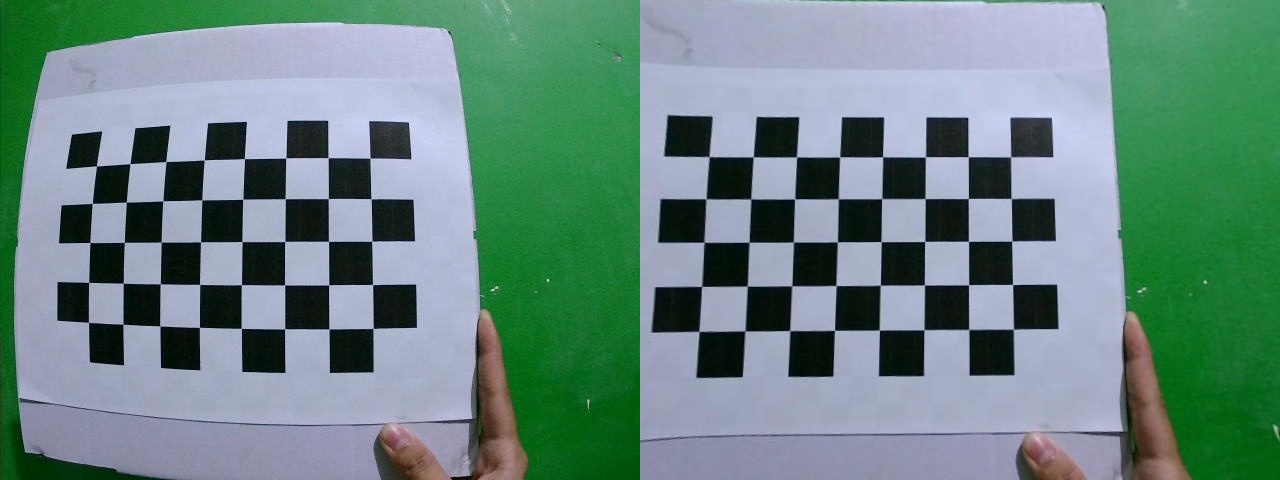
#> input picture validation_right.jpg, 1280 x 480 px, given in place of dataset.mp4, which was not available
$ python stereo_to_kitti.py   (older library calls are emulated)
#> lines starting #> are read from the running program, lines starting #| are printed output that depends on the picture; after the words box and inside, x2 and y2 are one past the last pixel; in counts of white or black regions, pixels touching at a corner belong together; pictures that were not available may be replaced by others from this repository, and a replacement may not be noted
# stereo_to_kitti.py
import os
import json
import cv2
import numpy as np

# ==== Global Constants ====
VIDEO_PATH = "./video/raw/dataset.mp4"
CALIB_PATH = "./camera_calibration_results.json"
OUTPUT_BASE = "./dataset/kitti_001"

# ==== Utility Functions ====

def load_calibration(json_path):
#> called with json_path = './camera_calibration_results.json'
    with open(json_path, 'r') as f:
#> (reads camera_calibration_results.json from the repository)
        calib = json.load(f)
    required_keys = ['mtx_left', 'dist_left', 'mtx_right', 'dist_right', 'R', 'T', 'Q']
    for key in required_keys:
        if key not in calib:
            raise ValueError(f"Calibration file missing key: {key}")
    return calib


def setup_kitti_folder(base_folder):
    os.makedirs(os.path.join(base_folder, 'image_2'), exist_ok=True)
    os.makedirs(os.path.join(base_folder, 'image_3'), exist_ok=True)
    os.makedirs(os.path.join(base_folder, 'velodyne'), exist_ok=True)


def rectify_images(left_img, right_img, calib):
    h, w = left_img.shape[:2]
    mtx_left = np.array(calib['mtx_left'])
    dist_left = np.array(calib['dist_left'])
    mtx_right = np.array(calib['mtx_right'])
    dist_right = np.array(calib['dist_right'])
    R = np.array(calib['R'])
    T = np.array(calib['T'])

    # Rectify images ensuring output resolution remains at 640x480
    new_size = (640, 480)

    R1, R2, P1, P2, Q, _, _ = cv2.stereoRectify(
        mtx_left, dist_left, mtx_right, dist_right, new_size, R, T, alpha=0
    )

    # Compute rectification maps
    map1x, map1y = cv2.initUndistortRectifyMap(mtx_left, dist_left, R1, P1, new_size, cv2.CV_16SC2)
    map2x, map2y = cv2.initUndistortRectifyMap(mtx_right, dist_right, R2, P2, new_size, cv2.CV_16SC2)

    # Apply remap to get rectified images
    left_rectified = cv2.remap(left_img, map1x, map1y, interpolation=cv2.INTER_LINEAR)
    right_rectified = cv2.remap(right_img, map2x, map2y, interpolation=cv2.INTER_LINEAR)

    return left_rectified, right_rectified, Q


def compute_disparity(left_rect, right_rect):
    stereo = cv2.StereoSGBM_create(
        minDisparity=0,
        numDisparities=64,  # must be divisible by 16
        blockSize=9,
        P1=8 * 1 * 9 ** 2,
        P2=32 * 1 * 9 ** 2,
        disp12MaxDiff=1,
        uniquenessRatio=10,
        speckleWindowSize=100,
        speckleRange=32
    )
    disparity = stereo.compute(left_rect, right_rect).astype(np.float32) / 16.0
    return disparity


def save_kitti_image(img, path):
    cv2.imwrite(path, img)


def save_kitti_velodyne(points_3d, path):
    mask = (points_3d[:, :, 2] > 0) & (np.isfinite(points_3d[:, :, 2]))
    points = points_3d[mask]
    # Add dummy intensity value (e.g., 1.0)
    points_with_intensity = np.hstack((points, np.ones((points.shape[0], 1), dtype=np.float32)))
    points_with_intensity.astype(np.float32).tofile(path)


def setup_kitti_folder(base_folder_root="./dataset"):
    # List all folders that start with 'kitti_'
#> called with base_folder_root = './dataset'
    existing = [d for d in os.listdir(base_folder_root) if d.startswith('kitti_') and os.path.isdir(os.path.join(base_folder_root, d))]

    # Extract numbers
    numbers = []
    for name in existing:
        try:
            numbers.append(int(name.split('_')[1]))
        except (IndexError, ValueError):
            pass  # Ignore folders not matching pattern

    next_number = (max(numbers) + 1) if numbers else 1
    new_folder_name = f'kitti_{next_number:03d}'
    new_folder_path = os.path.join(base_folder_root, new_folder_name)

    os.makedirs(os.path.join(new_folder_path, 'image_2'), exist_ok=True)
    os.makedirs(os.path.join(new_folder_path, 'image_3'), exist_ok=True)
    os.makedirs(os.path.join(new_folder_path, 'velodyne'), exist_ok=True)

    return new_folder_path


# ==== Main Script ====

def main():
    calib = load_calibration(CALIB_PATH)
    output_folder = setup_kitti_folder()  # <-- now auto-generated
    print(f"Saving KITTI dataset to: {output_folder}")

    cap = cv2.VideoCapture(VIDEO_PATH)

    if not cap.isOpened():
        raise IOError(f"Failed to open video: {VIDEO_PATH}")

    frame_idx = 0

    while True:
        ret, frame = cap.read()
#> frame is the input picture: shape (480, 1280, 3); mean B, G, R 129.4, 134.9, 105.8
        if not ret:
            break

        # CHECKPOINT 1: Frame read

        # Check color or grayscale
        if len(frame.shape) == 3 and frame.shape[2] == 3:
            frame_gray = cv2.cvtColor(frame, cv2.COLOR_BGR2GRAY)
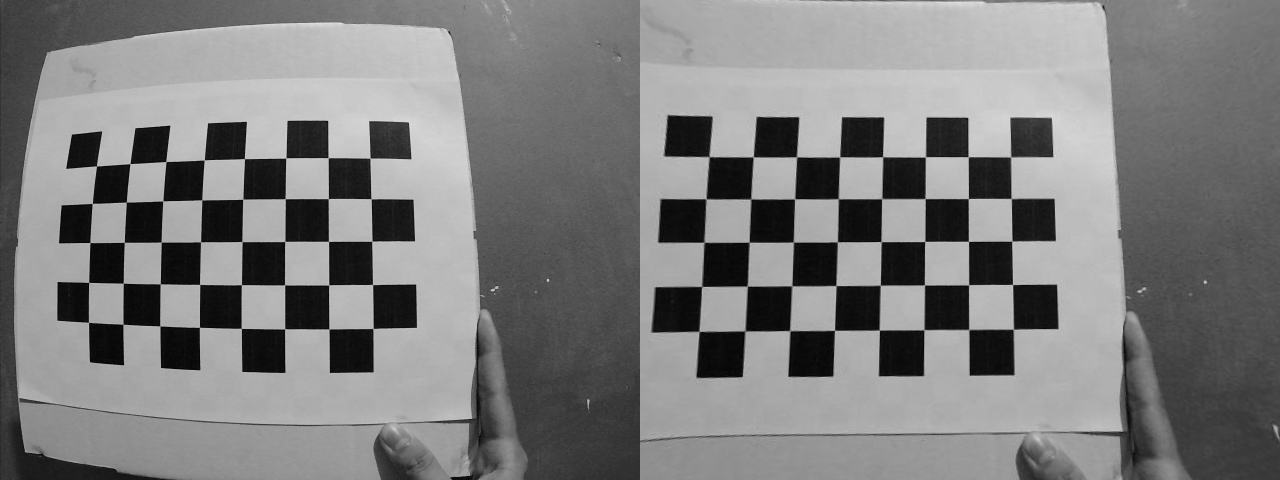
#> frame_gray: shape (480, 1280); min 1, max 229, mean 125.5
        else:
            frame_gray = frame

        # Check size
        if frame_gray.shape != (480, 1280):
            raise ValueError(f"Unexpected frame size: {frame_gray.shape}")

        # Split left/right
        left_raw = frame_gray[:, :640]
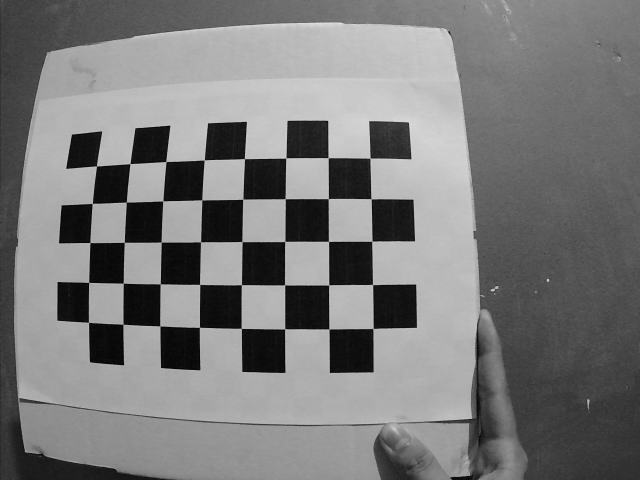
#> left_raw: shape (480, 640); min 1, max 229, mean 122.4
        right_raw = frame_gray[:, 640:]
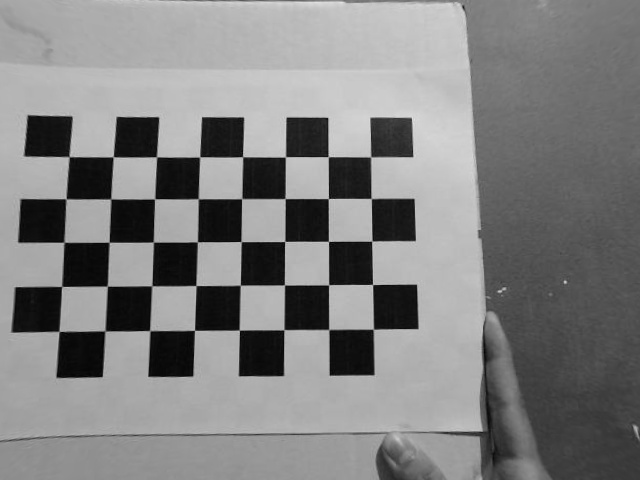
#> right_raw: shape (480, 640); min 2, max 226, mean 128.7

        # Rectify
        left_rect, right_rect, Q_rectified = rectify_images(left_raw, right_raw, calib)
#> in rectify_images, `left_rectified = cv2.remap(left_img, map1x, map1y, interpolation=cv2.I..`:
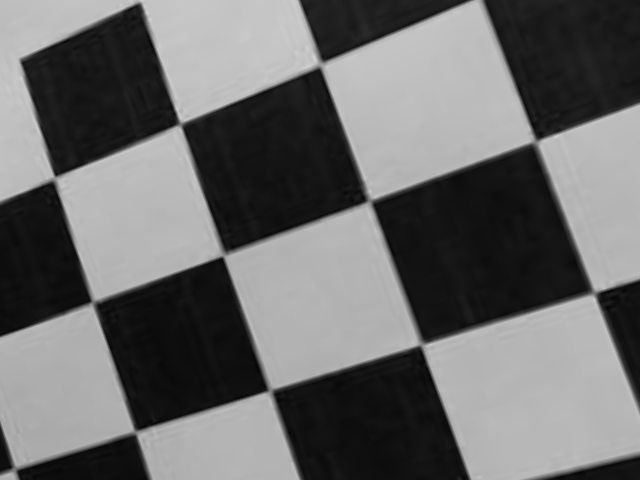
#> left_rectified: shape (480, 640); min 3, max 212, mean 106.6
#> in rectify_images, `right_rectified = cv2.remap(right_img, map2x, map2y, interpolation=cv2..`:
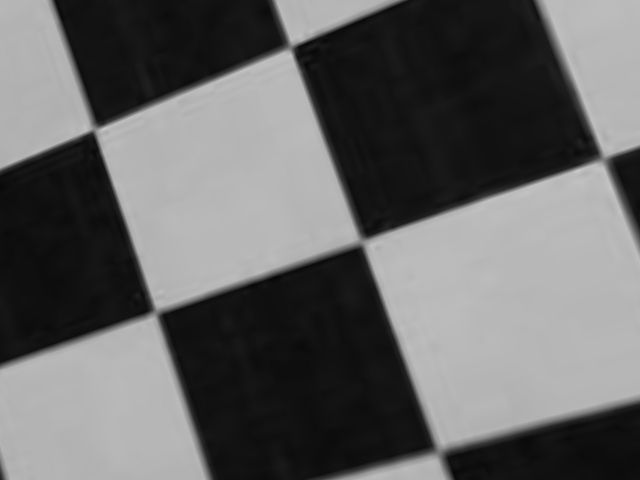
#> right_rectified: shape (480, 640); min 6, max 201, mean 100.6
#> Q_rectified = [[1, 0, 0, 133.3], [0, 1, 0, -345.7], [0, 0, 0, 1125.7], [0, 0, 0.0922, 0]]

        # CHECKPOINT 2: Rectification done

        # Disparity Map
        disparity = compute_disparity(left_rect, right_rect)
#> in compute_disparity, `disparity = stereo.compute(left_rect, right_rect).astype(np.float32) /..`:
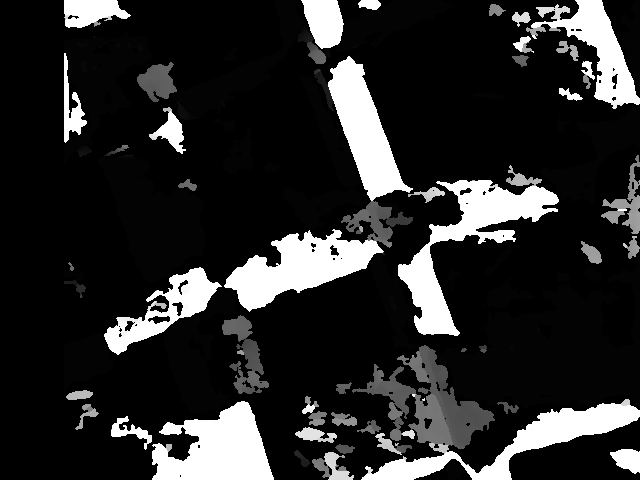
#> disparity: shape (480, 640) float32; min -1, max 63, mean 9.7; drawn with min black and max white

        # CHECKPOINT 3: Disparity map calculated

        # Reproject to 3D
        points_3d = cv2.reprojectImageTo3D(disparity, Q_rectified)
#> points_3d: shape (480, 640, 3) float32; 17.33% of the values are NaN or infinite; the others: min -12213.2, max 21712.4, mean -3918.3

        # Save outputs
        save_kitti_image(left_rect, os.path.join(output_folder, 'image_2', f"{frame_idx:06d}.png"))
        save_kitti_image(right_rect, os.path.join(output_folder, 'image_3', f"{frame_idx:06d}.png"))
        save_kitti_velodyne(points_3d, os.path.join(output_folder, 'velodyne', f"{frame_idx:06d}.bin"))
#> in save_kitti_velodyne, `mask = (points_3d[:, :, 2] > 0) & (np.isfinite(points_3d[:, :, 2]))`:
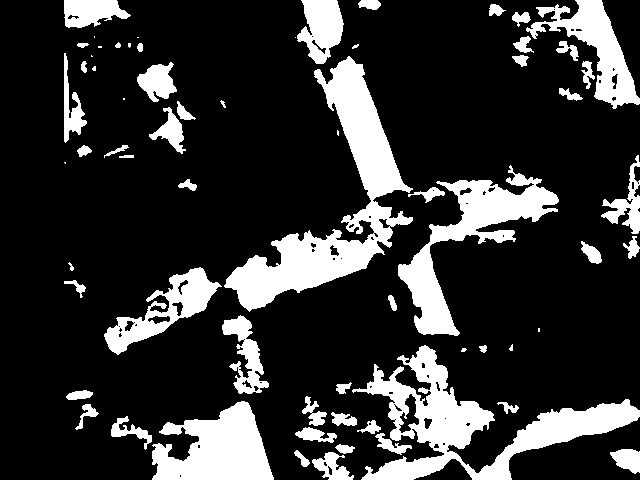
#> mask: shape (480, 640) bool; 19.7% white; 66 white regions (14 under 20 px), largest, box (x1, y1, x2, y2) and area: (224, 56, 413, 312) 12832, (352, 345, 640, 480) 11446, (398, 165, 559, 336) 7393

        frame_idx += 1

        if frame_idx % 10 == 0:
            print(f"Processed {frame_idx} frames...")

    cap.release()
    print(f"✅ Finished! Saved {frame_idx} frames to {output_folder}")


if __name__ == "__main__":
    main()
